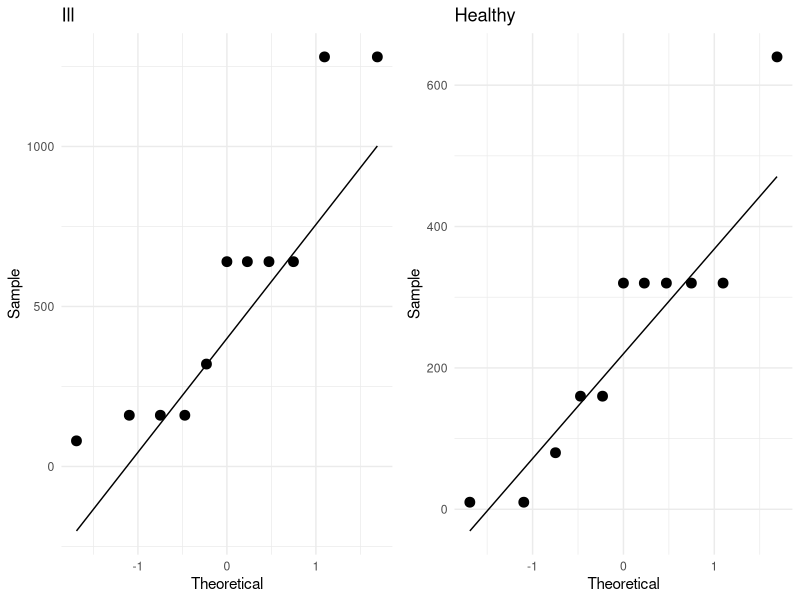
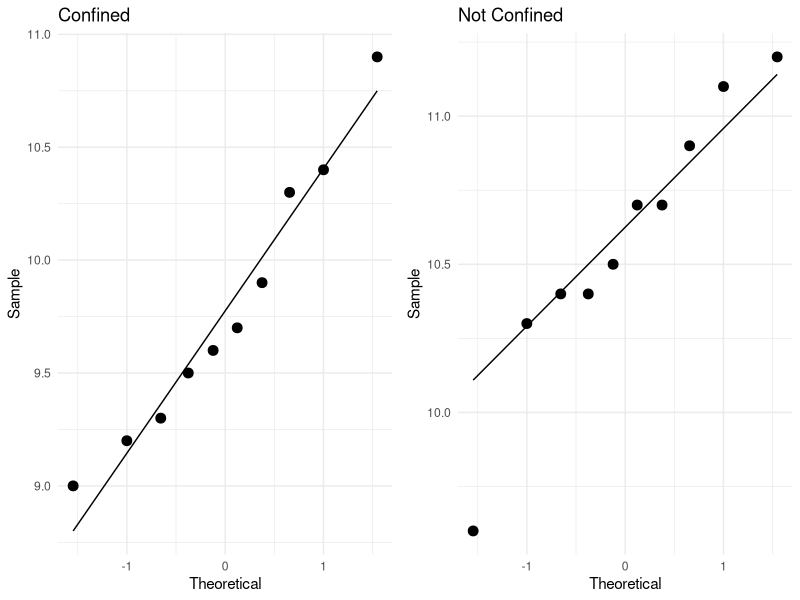

Write R code to recreate these figures, in order.
library(tidyverse)
library(ggpubr)

##### EXAMPLE 1 #####

ill <- c(640, 160, 1280, 320, 80, 640, 640, 160, 1280, 640, 160)
healthy <- c(10, 320, 160, 160, 320, 320, 10, 320, 320, 80, 640)

i <- tibble(ill)
h <- tibble(healthy)

p1 <- ggplot(data=i, aes(sample=ill)) +
  stat_qq(size=3) + 
  stat_qq_line() + 
  xlab("Theoretical") +
  ylab("Sample") +
  ggtitle("Ill")+
  theme_minimal()

p2 <- ggplot(data=h, aes(sample=healthy)) +
  stat_qq(size=3) + 
  stat_qq_line() + 
  xlab("Theoretical") +
  ylab("Sample") +
  ggtitle("Healthy")+
  theme_minimal()

both <- ggarrange(p1, p2, ncol=2, nrow=1)
both

#ggsave("/Users/sseals/Desktop/L71fig1.png")

outcome <- c(640, 160, 1280, 320, 80, 640, 640, 160, 1280, 640, 160,
             10, 320, 160, 160, 320, 320, 10, 320, 320, 80, 640)
healthy <- c(rep(0,11), rep(1,11))

data <- tibble(outcome, healthy)

wilcox.test(data$outcome~data$healthy, exact = FALSE, alternative="greater")
# assign the alternative "greater" because we want to know if the 
# ill group (healthy=0) is greater than the healthy group (healthy=1)
# R will do the comparison in the order that it sees the grouping
# and it sees the 0 group first

##### EXAMPLE 2 #####

conf <- c(9.6, 10.4, 9.7, 10.3, 9.2, 9.3, 9.9, 9.5, 9.0, 10.9)
not <- c(10.7, 10.7, 10.4, 10.9, 10.5, 10.3, 9.6, 11.1, 11.2, 10.4)

c <- tibble(conf)
n <- tibble(not)

p1 <- ggplot(data=c, aes(sample=conf)) +
  stat_qq(size=3) + 
  stat_qq_line() + 
  xlab("Theoretical") +
  ylab("Sample") +
  ggtitle("Confined")+
  theme_minimal()

p2 <- ggplot(data=n, aes(sample=not)) +
  stat_qq(size=3) + 
  stat_qq_line() + 
  xlab("Theoretical") +
  ylab("Sample") +
  ggtitle("Not Confined")+
  theme_minimal()

both <- ggarrange(p1, p2, ncol=2, nrow=1)
both

#ggsave("/Users/sseals/Desktop/L71fig2.png")

brain <- c(9.6, 10.4, 9.7, 10.3, 9.2, 9.3, 9.9, 9.5, 9.0, 10.9,
           10.7, 10.7, 10.4, 10.9, 10.5, 10.3, 9.6, 11.1, 11.2, 10.4)

notconf <- c(rep(0,10), rep(1,10))

data <- tibble(brain, notconf)

wilcox.test(data$brain~data$notconf, alternative="two.sided", exact = FALSE)
